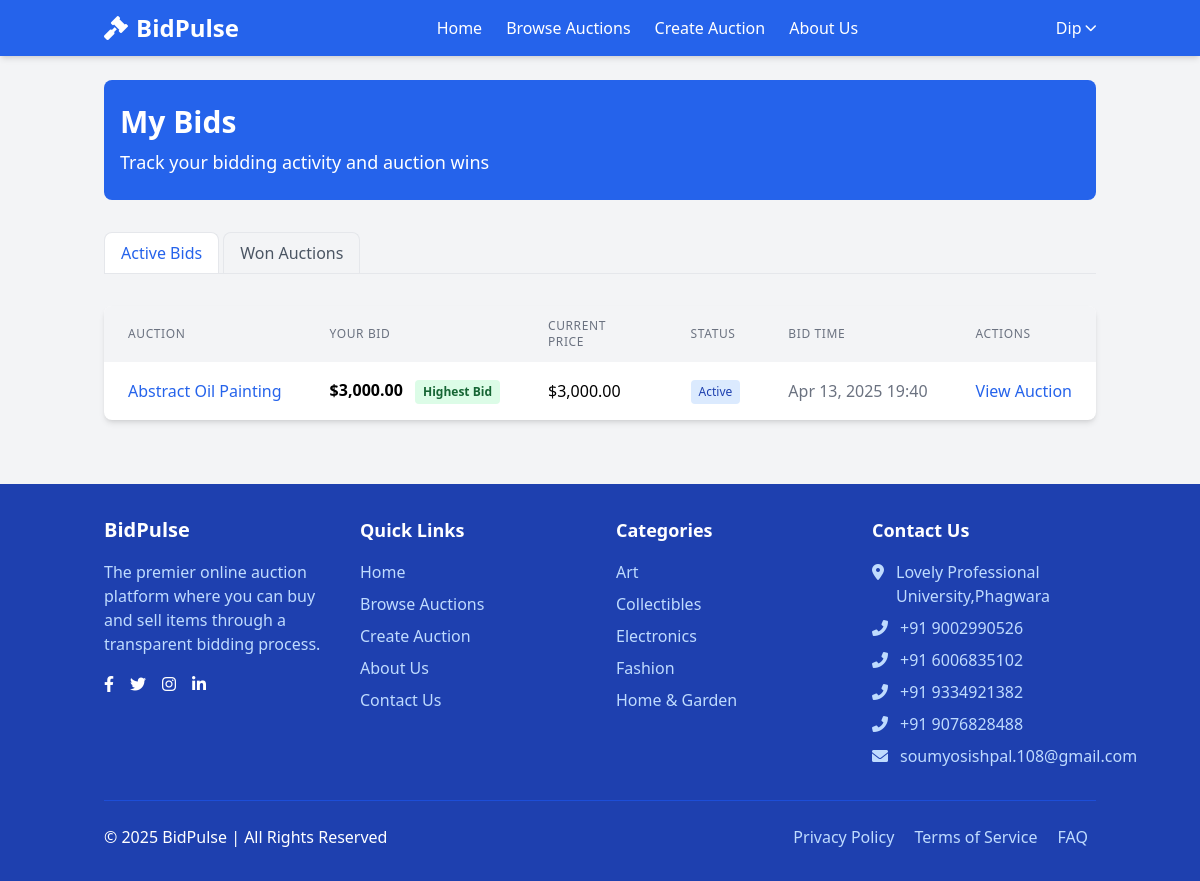
/my_bids.php (signed in), run on the app's committed database.
### tables this page shows
CREATE TABLE `bids` (
  `bid_id` int(11) NOT NULL,
  `auction_id` int(11) NOT NULL,
  `bidder_id` int(11) NOT NULL,
  `bid_amount` decimal(10,2) NOT NULL,
  `bid_time` timestamp NOT NULL DEFAULT current_timestamp()
);

CREATE TABLE `auctions` (
  `auction_id` int(11) NOT NULL,
  `title` varchar(100) NOT NULL,
  `description` text NOT NULL,
  `image_url` varchar(255) NOT NULL,
  `seller_id` int(11) NOT NULL,
  `category_id` int(11) NOT NULL,
  `starting_price` decimal(10,2) NOT NULL,
  `current_price` decimal(10,2) NOT NULL,
  `start_date` timestamp NOT NULL DEFAULT current_timestamp() ON UPDATE current_timestamp(),
  `end_date` timestamp NOT NULL DEFAULT '0000-00-00 00:00:00',
  `status` enum('active','ended','cancelled') DEFAULT 'active',
  `created_at` timestamp NOT NULL DEFAULT current_timestamp(),
  `updated_at` timestamp NOT NULL DEFAULT current_timestamp() ON UPDATE current_timestamp()
);

CREATE TABLE `categories` (
  `category_id` int(11) NOT NULL,
  `name` varchar(50) NOT NULL,
  `description` text DEFAULT NULL,
  `created_at` timestamp NOT NULL DEFAULT current_timestamp()
);

### php/auction_functions.php (called while the page is built, shortened)
<?php
require_once 'config.php';
function get_all_categories() {
    global $conn;
    $query = "SELECT * FROM categories ORDER BY name";
    $result = mysqli_query($conn, $query);
    $categories = [];
    if($result) {
        while($row = mysqli_fetch_assoc($result)) {
            $categories[] = $row;
        }
    }
    return $categories;
}
function get_user_bids($user_id) {
    global $conn;
    $query = "SELECT b.*, a.title as auction_title, a.current_price, a.end_date, a.status
              FROM bids b
              INNER JOIN auctions a ON b.auction_id = a.auction_id
              WHERE b.bidder_id = ?
              ORDER BY b.bid_time DESC";
    $stmt = mysqli_prepare($conn, $query);
    mysqli_stmt_bind_param($stmt, "i", $user_id);
    mysqli_stmt_execute($stmt);
    $result = mysqli_stmt_get_result($stmt);
    $bids = [];
    if($result) {
        while($row = mysqli_fetch_assoc($result)) {
            $bids[] = $row;
        }
    }
    return $bids;
}
?>

### my_bids.php (the view, shortened to what this page needs)
<?php
require_once 'php/config.php';
require_once 'php/auction_functions.php';
$bids = get_user_bids($_SESSION['user_id']);
include 'php/header.php';
?>
<div class="bg-blue-600 text-white py-6 rounded-lg mb-8">
    <div class="container mx-auto px-4">
        <h1 class="text-3xl font-bold">My Bids</h1>
        <p class="text-lg mt-2">Track your bidding activity and auction wins</p>
    </div>
</div>
<div class="mb-8">
    <ul class="flex border-b border-gray-200">
        <li class="mr-1">
            <a href="#active-bids" class="inline-block py-2 px-4 bg-white rounded-t-lg border-l border-t border-r border-gray-200 text-blue-600 font-medium active-tab">
                Active Bids
            </a>
        </li>
        <li class="mr-1">
            <a href="#won-auctions" class="inline-block py-2 px-4 bg-gray-100 rounded-t-lg border-l border-t border-r border-gray-200 text-gray-600 hover:text-blue-600 hover:bg-white">
                Won Auctions
            </a>
        </li>
    </ul>
</div>
<div id="active-bids-content" class="tab-content">
    <?php if (empty($bids)): ?>
    <div class="bg-white rounded-lg shadow-md p-6 text-center">
        <p class="text-gray-600 mb-4">You haven't placed any bids yet.</p>
        <a href="browse.php" class="bg-blue-600 text-white px-4 py-2 rounded-md hover:bg-blue-700 transition">Browse Auctions</a>
    </div>
    <?php else: ?>
    <div class="bg-white rounded-lg shadow-md overflow-hidden">
        <div class="overflow-x-auto">
            <table class="w-full">
                <thead>
                    <tr class="bg-gray-100">
                        <th class="px-6 py-3 text-left text-xs font-medium text-gray-500 uppercase tracking-wider">Auction</th>
                        <th class="px-6 py-3 text-left text-xs font-medium text-gray-500 uppercase tracking-wider">Your Bid</th>
                        <th class="px-6 py-3 text-left text-xs font-medium text-gray-500 uppercase tracking-wider">Current Price</th>
                        <th class="px-6 py-3 text-left text-xs font-medium text-gray-500 uppercase tracking-wider">Status</th>
                        <th class="px-6 py-3 text-left text-xs font-medium text-gray-500 uppercase tracking-wider">Bid Time</th>
                        <th class="px-6 py-3 text-left text-xs font-medium text-gray-500 uppercase tracking-wider">Actions</th>
                    </tr>
                </thead>
                <tbody class="divide-y divide-gray-200">
                    <?php foreach($bids as $bid): ?>
                    <tr class="hover:bg-gray-50">
                        <td class="px-6 py-4 whitespace-nowrap">
                            <a href="auction.php?id=<?php echo $bid['auction_id']; ?>" class="text-blue-600 hover:text-blue-800 font-medium"><?php echo $bid['auction_title']; ?></a>
                        </td>
                        <td class="px-6 py-4 whitespace-nowrap font-semibold">
                            $<?php echo number_format($bid['bid_amount'], 2); ?>
                            <?php if($bid['bid_amount'] == $bid['current_price']): ?>
                            <span class="inline-block ml-2 bg-green-100 text-green-800 text-xs px-2 py-1 rounded">Highest Bid</span>
                            <?php elseif($bid['bid_amount'] < $bid['current_price']): ?>
                            <span class="inline-block ml-2 bg-red-100 text-red-800 text-xs px-2 py-1 rounded">Outbid</span>
                            <?php endif; ?>
                        </td>
                        <td class="px-6 py-4 whitespace-nowrap">
                            $<?php echo number_format($bid['current_price'], 2); ?>
                        </td>
                        <td class="px-6 py-4 whitespace-nowrap">
                            <?php if($bid['status'] == 'active'): ?>
                                <?php if(strtotime($bid['end_date']) > time()): ?>
                                <span class="inline-block bg-blue-100 text-blue-800 text-xs px-2 py-1 rounded">Active</span>
                                <?php else: ?>
                                <span class="inline-block bg-gray-100 text-gray-800 text-xs px-2 py-1 rounded">Ended</span>
                                <?php endif; ?>
                            <?php else: ?>
                            <span class="inline-block bg-gray-100 text-gray-800 text-xs px-2 py-1 rounded">Ended</span>
                            <?php endif; ?>
                        </td>
                        <td class="px-6 py-4 whitespace-nowrap text-gray-500">
                            <?php echo date('M d, Y H:i', strtotime($bid['bid_time'])); ?>
                        </td>
                        <td class="px-6 py-4 whitespace-nowrap">
                            <a href="auction.php?id=<?php echo $bid['auction_id']; ?>" class="text-blue-600 hover:text-blue-800">View Auction</a>
                        </td>
                    </tr>
                    <?php endforeach; ?>
                </tbody>
            </table>
        </div>
    </div>
    <?php endif; ?>
</div>
<?php include 'php/footer.php'; ?>

### php/footer.php (shortened to what this page needs)
</main>
    <footer class="bg-blue-800 text-white mt-10">
        <div class="container mx-auto px-4 py-8">
            <div class="grid grid-cols-1 md:grid-cols-4 gap-8">
                <div>
                    <h3 class="text-xl font-semibold mb-4">BidPulse</h3>
                    <p class="text-blue-200 mb-4">The premier online auction platform where you can buy and sell items through a transparent bidding process.</p>
                    <div class="flex space-x-4">
                        <a href="#" class="text-white hover:text-blue-200"><i class="fab fa-facebook-f"></i></a>
                        <a href="#" class="text-white hover:text-blue-200"><i class="fab fa-twitter"></i></a>
                        <a href="#" class="text-white hover:text-blue-200"><i class="fab fa-instagram"></i></a>
                        <a href="nkedin.com/in/soumyosishpal/" class="text-white hover:text-blue-200"><i class="fab fa-linkedin-in"></i></a>
                    </div>
                </div>
                <div>
                    <h3 class="text-lg font-semibold mb-4">Quick Links</h3>
                    <ul class="space-y-2">
                        <li><a href="index.php" class="text-blue-200 hover:text-white">Home</a></li>
                        <li><a href="browse.php" class="text-blue-200 hover:text-white">Browse Auctions</a></li>
                        <li><a href="create_auction.php" class="text-blue-200 hover:text-white">Create Auction</a></li>
                        <li><a href="about.php" class="text-blue-200 hover:text-white">About Us</a></li>
                        <li><a href="contact.php" class="text-blue-200 hover:text-white">Contact Us</a></li>
                    </ul>
                </div>
                <div>
                    <h3 class="text-lg font-semibold mb-4">Categories</h3>
                    <ul class="space-y-2">
                        <?php
                        require_once 'php/auction_functions.php';
                        $categories = get_all_categories();
                        foreach(array_slice($categories, 0, 5) as $category) {
                            echo '<li><a href="browse.php?category=' . $category['category_id'] . '" class="text-blue-200 hover:text-white">' . $category['name'] . '</a></li>';
                        }
                        ?>
                    </ul>
                </div>
                <div>
                    <h3 class="text-lg font-semibold mb-4">Contact Us</h3>
                    <ul class="space-y-2 text-blue-200">
                        <li class="flex items-start">
                            <i class="fas fa-map-marker-alt mt-1 mr-3"></i>
                            <span>Lovely Professional University,Phagwara</span>
                        </li>
                        <li class="flex items-start">
                            <i class="fas fa-phone-alt mt-1 mr-3"></i>
                            <span>+91 9002990526</span>
                        </li>
                        <li class="flex items-start">
                            <i class="fas fa-phone-alt mt-1 mr-3"></i>
                            <span>+91 6006835102</span>
                        </li>
                        <li class="flex items-start">
                            <i class="fas fa-phone-alt mt-1 mr-3"></i>
                            <span>+91 9334921382</span>
                        </li>
                        <li class="flex items-start">
                            <i class="fas fa-phone-alt mt-1 mr-3"></i>
                            <span>+91 9076828488</span>
                        </li>
                        <li class="flex items-start">
                            <i class="fas fa-envelope mt-1 mr-3"></i>
                            <span>soumyosishpal.108@gmail.com</span>
                        </li>
                    </ul>
                </div>
            </div>
            <div class="border-t border-blue-700 mt-8 pt-6 flex flex-col md:flex-row justify-between items-center">
                <p>© 2025 BidPulse | All Rights Reserved</p>
                <div class="mt-4 md:mt-0">
                    <a href="#" class="text-blue-200 hover:text-white mx-2">Privacy Policy</a>
                    <a href="#" class="text-blue-200 hover:text-white mx-2">Terms of Service</a>
                    <a href="#" class="text-blue-200 hover:text-white mx-2">FAQ</a>
                </div>
            </div>
        </div>
    </footer>
</body>
</html>

### data on the page
bids: auction.title "Abstract Oil Painting", bid_amount "3,000.00", shows "Highest Bid", auction.current_price "3,000.00", bid_time "Apr 13, 2025 19:40"
categories: name "Art"
categories: name "Collectibles"
categories: name "Electronics"
categories: name "Fashion"
categories: name "Home & Garden"

### other printed values
$_SESSION['username'] "Dip"
